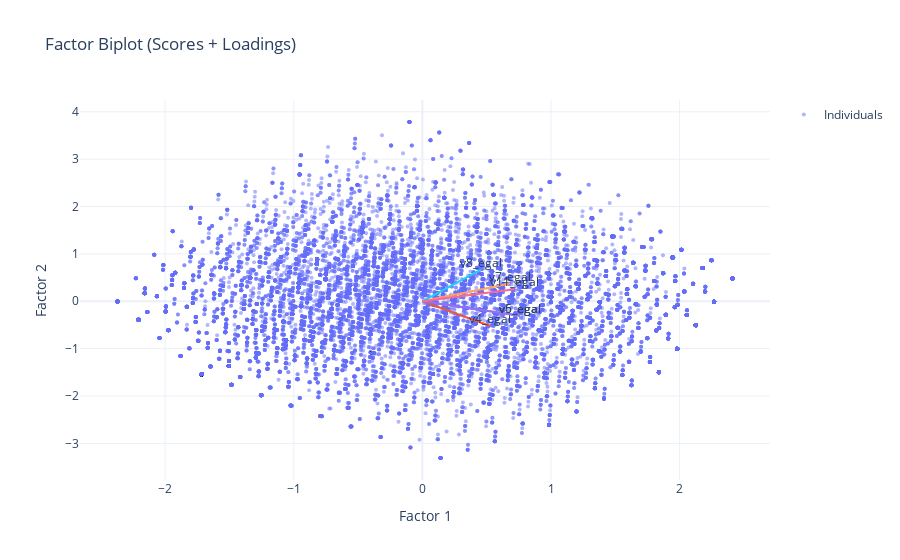

Here is the notebook cell this chart was saved with:
### Code cell
plot_loadings_scores(loadings_02,scores_df_02)

### Figure 1 — Plotly figure (JSON) as saved in the notebook; plotly's stock layout.template omitted (floating-point values rounded to 4 significant figures; data arrays with more than 128 entries replaced by an {"elided": "..."} marker saying what was removed)
{"data": [{"marker": {"opacity": 0.5, "size": 4}, "mode": "markers", "name": "Individuals", "type": "scatter", "x": {"elided": "27033 float values"}, "y": {"elided": "27033 float values"}}, {"line": {"width": 2}, "mode": "lines+text", "showlegend": false, "text": [null, "v4_egal"], "textposition": "top center", "type": "scatter", "x": [0, 0.5261], "y": [0, -0.522]}, {"line": {"width": 2}, "mode": "lines+text", "showlegend": false, "text": [null, "v5_egal"], "textposition": "top center", "type": "scatter", "x": [0, 0.7609], "y": [0, -0.3046]}, {"line": {"width": 2}, "mode": "lines+text", "showlegend": false, "text": [null, "v6_egal"], "textposition": "top center", "type": "scatter", "x": [0, 0.7585], "y": [0, -0.3072]}, {"line": {"width": 2}, "mode": "lines+text", "showlegend": false, "text": [null, "v7_egal"], "textposition": "top center", "type": "scatter", "x": [0, 0.6822], "y": [0, 0.3744]}, {"line": {"width": 2}, "mode": "lines+text", "showlegend": false, "text": [null, "v8_egal"], "textposition": "top center", "type": "scatter", "x": [0, 0.4549], "y": [0, 0.6659]}, {"line": {"width": 2}, "mode": "lines+text", "showlegend": false, "text": [null, "v11_egal"], "textposition": "top center", "type": "scatter", "x": [0, 0.7169], "y": [0, 0.2526]}], "layout": {"title": {"text": "Factor Biplot (Scores + Loadings)"}, "xaxis": {"title": {"text": "Factor 1"}, "zeroline": true}, "yaxis": {"title": {"text": "Factor 2"}, "zeroline": true}}}
